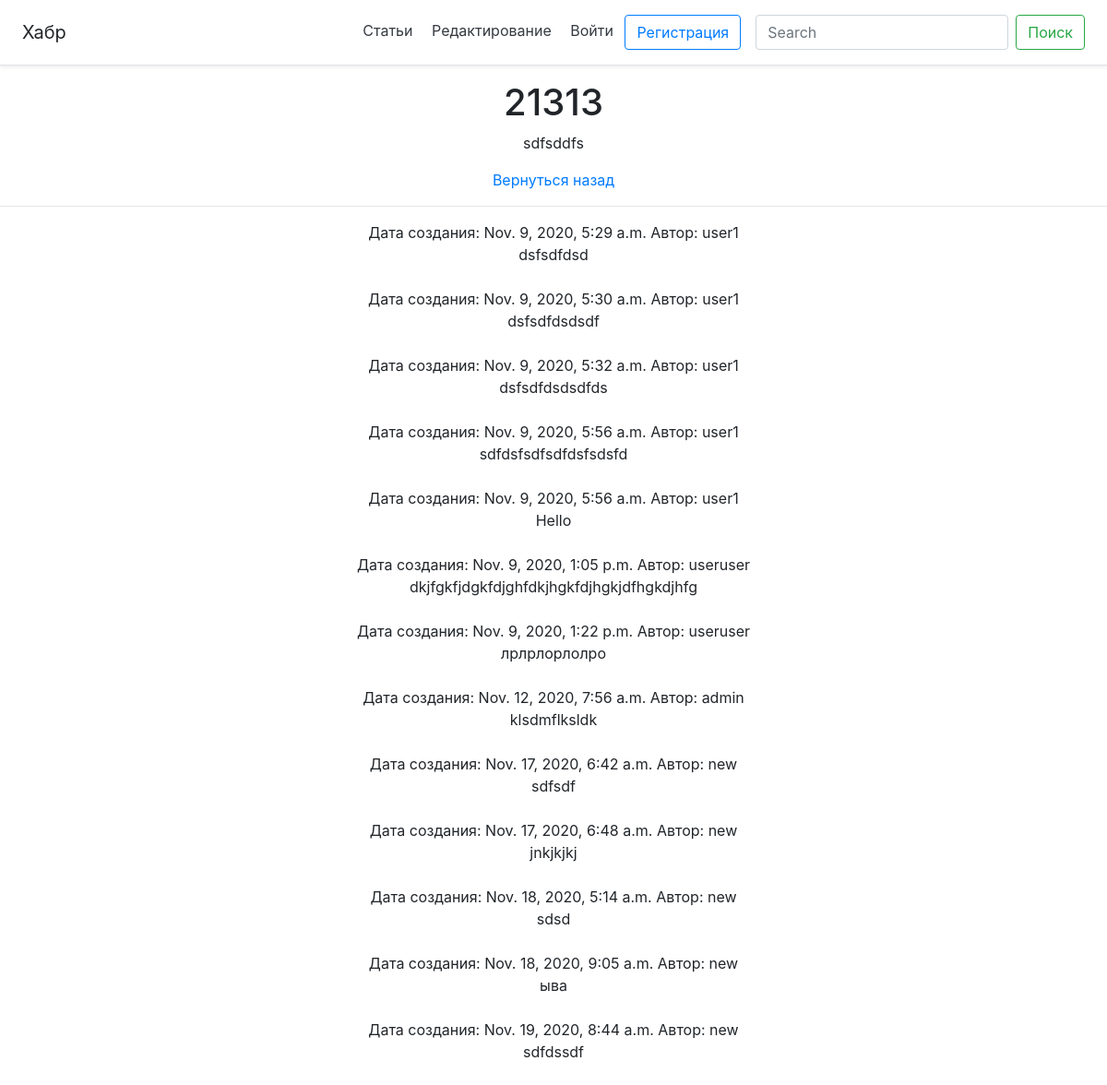
Page /article/6 on the committed database.
### main/models.py (models this page shows, shortened)
class Article(models.Model):
    user_id = models.ForeignKey(User, on_delete=models.CASCADE, blank=True, null=True)
    create_date = models.DateTimeField(auto_now=True)
    title = models.CharField('title', max_length=100, null=False)
    body = models.TextField('body', null=False)

class Comments(models.Model):
    article_id = models.ForeignKey(Article, on_delete=models.CASCADE, related_name='comments_article')
    user_id = models.ForeignKey(User, on_delete=CASCADE)
    create_date = models.DateTimeField(auto_now=True)
    body = models.TextField('body', null=False)

### main/views.py (the view, shortened to what this page needs)
# urls.py: path('article/<int:pk>', views.ArticleDetail.as_view(), name='article'),
class ArticleDetail(FormMixin, DetailView):
    model = Article
    template_name = 'main/article.html'
    context_object_name = 'get_article'
    form_class = CommentForm

### main/forms.py
class CommentForm(forms.ModelForm):
    class Meta:
        model = Comments
        fields = ('body',)
    def __init__(self, *args, **kwargs):
        super().__init__(*args, **kwargs)
        for field in self.fields:
            self.fields[field].widget.attrs['class'] = 'form-control'

### main/templates/main/article.html (shortened to what this page needs)
{% extends 'main/base.html' %}
{% block content %}
    <div class="container-xxl">
        <h1>{{get_article.title}}</h1>
        <p>{{get_article.body}}</p>
        <a href="/">Вернуться назад</a>
        <hr>
      <div>
    {% for i in get_article.comments_article.all %}
      Дата создания: {{i.create_date}}  Автор: {{i.user_id}} <br>
      {{i.body}} <br>
      <br>
    {% endfor %}
      </div>
    </div>
{% endblock %}

### rows in the picture
Article: title "21313", body "sdfsddfs"
Comments: create_date "Nov. 9, 2020, 5:29 a.m.", user_id "user1", body "dsfsdfdsd"
Comments: create_date "Nov. 9, 2020, 5:30 a.m.", user_id "user1", body "dsfsdfdsdsdf"
Comments: create_date "Nov. 9, 2020, 5:32 a.m.", user_id "user1", body "dsfsdfdsdsdfds"
Comments: create_date "Nov. 9, 2020, 5:56 a.m.", user_id "user1", body "sdfdsfsdfsdfdsfsdsfd"
Comments: create_date "Nov. 9, 2020, 5:56 a.m.", user_id "user1", body "Hello"
Comments: create_date "Nov. 9, 2020, 1:05 p.m.", user_id "useruser", body "dkjfgkfjdgkfdjghfdkjhgkfdjhgkjdfhgkdjhfg"
Comments: create_date "Nov. 9, 2020, 1:22 p.m.", user_id "useruser", body "лрлрлорлолро"
Comments: create_date "Nov. 12, 2020, 7:56 a.m.", user_id "admin", body "klsdmflksldk"
Comments: create_date "Nov. 17, 2020, 6:42 a.m.", user_id "new", body "sdfsdf"
Comments: create_date "Nov. 17, 2020, 6:48 a.m.", user_id "new", body "jnkjkjkj"
Comments: create_date "Nov. 18, 2020, 5:14 a.m.", user_id "new", body "sdsd"
Comments: create_date "Nov. 18, 2020, 9:05 a.m.", user_id "new", body "ыва"
Comments: create_date "Nov. 19, 2020, 8:44 a.m.", user_id "new", body "sdfdssdf"
